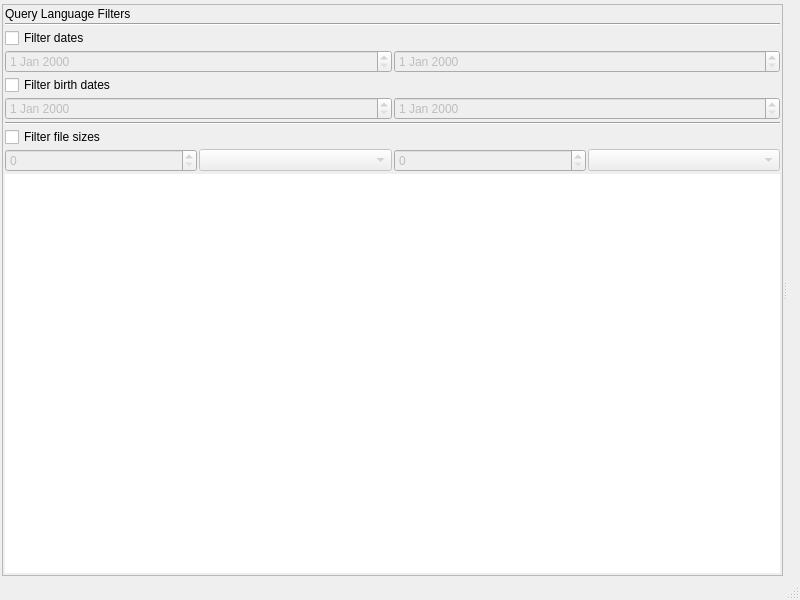
<?xml version="1.0" encoding="UTF-8"?>
<ui version="4.0">
 <class>RclMainBase</class>
 <widget class="QMainWindow" name="RclMainBase">
  <property name="geometry">
   <rect>
    <x>0</x>
    <y>0</y>
    <width>800</width>
    <height>600</height>
   </rect>
  </property>
  <property name="sizePolicy">
   <sizepolicy hsizetype="Preferred" vsizetype="Minimum">
    <horstretch>0</horstretch>
    <verstretch>0</verstretch>
   </sizepolicy>
  </property>
  <property name="windowTitle">
   <string>Recoll</string>
  </property>
  <widget class="QWidget" name="centralwidget">
   <layout class="QGridLayout" name="gridLayout">
    <item row="0" column="0">
     <layout class="QVBoxLayout" name="verticalLayout">
      <item>
       <widget class="SSearch" name="sSearch" native="true">
        <property name="sizePolicy">
         <sizepolicy hsizetype="Expanding" vsizetype="Fixed">
          <horstretch>0</horstretch>
          <verstretch>0</verstretch>
         </sizepolicy>
        </property>
       </widget>
      </item>
      <item>
       <widget class="QSplitter" name="sideFiltersSPLT">
        <property name="orientation">
         <enum>Qt::Horizontal</enum>
        </property>
        <widget class="QFrame" name="frame">
         <property name="frameShape">
          <enum>QFrame::StyledPanel</enum>
         </property>
         <layout class="QVBoxLayout" name="verticalLayoutsidefilt">
          <item>
           <widget class="QLabel" name="sideFilterLBL">
            <property name="text">
             <string>Query Language Filters</string>
            </property>
           </widget>
          </item>
          <item>
           <widget class="Line" name="line2">
            <property name="orientation">
             <enum>Qt::Horizontal</enum>
            </property>
           </widget>
          </item>
          <item>
           <widget class="QCheckBox" name="dateFilterCB">
            <property name="text">
             <string>Filter dates</string>
            </property>
            <property name="checked">
             <bool>false</bool>
            </property>
           </widget>
          </item>
          <item>
           <layout class="QHBoxLayout" name="hLayoutDatesFilter">
            <item>
             <widget class="QDateEdit" name="minDateFilterDTEDT">
              <property name="enabled">
               <bool>false</bool>
              </property>
             </widget>
            </item>
            <item>
             <widget class="QDateEdit" name="maxDateFilterDTEDT">
              <property name="enabled">
               <bool>false</bool>
              </property>
             </widget>
            </item>
           </layout>
          </item>
          <item>
           <widget class="QCheckBox" name="birthDateFilterCB">
            <property name="text">
             <string>Filter birth dates</string>
            </property>
            <property name="checked">
             <bool>false</bool>
            </property>
           </widget>
          </item>
          <item>
           <layout class="QHBoxLayout" name="hLayoutDatesFilter_2">
            <item>
             <widget class="QDateEdit" name="minBirthDateFilterDTEDT">
              <property name="enabled">
               <bool>false</bool>
              </property>
             </widget>
            </item>
            <item>
             <widget class="QDateEdit" name="maxBirthDateFilterDTEDT">
              <property name="enabled">
               <bool>false</bool>
              </property>
             </widget>
            </item>
           </layout>
          </item>
          <item>
           <widget class="Line" name="line3">
            <property name="orientation">
             <enum>Qt::Horizontal</enum>
            </property>
           </widget>
          </item>
          <item>
           <widget class="QCheckBox" name="sizeFilterCB">
            <property name="text">
             <string>Filter file sizes</string>
            </property>
            <property name="checked">
             <bool>false</bool>
            </property>
           </widget>
          </item>
          <item>
           <layout class="QHBoxLayout" name="hLayoutSizesFilter">
            <item>
             <widget class="QSpinBox" name="minSizeFilterSB">
              <property name="enabled">
               <bool>false</bool>
              </property>
              <property name="toolTip">
               <string>Minimum size (leave at 0 to disable)</string>
              </property>
              <property name="maximum">
               <number>99999</number>
              </property>
             </widget>
            </item>
            <item>
             <widget class="QComboBox" name="minSizeFilterCMB">
              <property name="enabled">
               <bool>false</bool>
              </property>
             </widget>
            </item>
            <item>
             <widget class="QSpinBox" name="maxSizeFilterSB">
              <property name="enabled">
               <bool>false</bool>
              </property>
              <property name="toolTip">
               <string>Maximum size (leave at 0 to disable)</string>
              </property>
              <property name="maximum">
               <number>99999</number>
              </property>
             </widget>
            </item>
            <item>
             <widget class="QComboBox" name="maxSizeFilterCMB">
              <property name="enabled">
               <bool>false</bool>
              </property>
             </widget>
            </item>
           </layout>
          </item>
          <item>
           <widget class="QTreeView" name="idxTreeView">
            <property name="frameShape">
             <enum>QFrame::NoFrame</enum>
            </property>
           </widget>
          </item>
         </layout>
        </widget>
        <widget class="QWidget" name="resultsLayoutWidget">
         <layout class="QHBoxLayout" name="resultsHLayout">
          <item>
           <widget class="ResList" name="reslist" native="true">
            <property name="sizePolicy">
             <sizepolicy hsizetype="Preferred" vsizetype="Preferred">
              <horstretch>2</horstretch>
              <verstretch>0</verstretch>
             </sizepolicy>
            </property>
           </widget>
          </item>
         </layout>
        </widget>
       </widget>
      </item>
     </layout>
    </item>
   </layout>
  </widget>
  <widget class="QStatusBar" name="statusbar"/>
  <widget class="QMenuBar" name="MenuBar">
   <property name="geometry">
    <rect>
     <x>0</x>
     <y>0</y>
     <width>800</width>
     <height>23</height>
    </rect>
   </property>
   <addaction name="separator"/>
  </widget>
  <action name="fileExitAction">
   <property name="text">
    <string>E&amp;xit</string>
   </property>
   <property name="shortcut">
    <string>Ctrl+Q</string>
   </property>
   <property name="name" stdset="0">
    <cstring>fileExitAction</cstring>
   </property>
  </action>
  <action name="fileToggleIndexingAction">
   <property name="text">
    <string>Update &amp;index</string>
   </property>
   <property name="name" stdset="0">
    <cstring>fileToggleIndexingAction</cstring>
   </property>
  </action>
  <action name="fileBumpIndexingAction">
   <property name="enabled">
    <bool>false</bool>
   </property>
   <property name="text">
    <string>Trigger incremental pass</string>
   </property>
   <property name="name" stdset="0">
    <cstring>fileBumpIndexingAction</cstring>
   </property>
  </action>
  <action name="fileStartMonitorAction">
   <property name="enabled">
    <bool>true</bool>
   </property>
   <property name="text">
    <string>Start real time indexer</string>
   </property>
   <property name="name" stdset="0">
    <cstring>fileStartMonitorAction</cstring>
   </property>
  </action>
  <action name="fileRebuildIndexAction">
   <property name="text">
    <string>&amp;Rebuild index</string>
   </property>
   <property name="name" stdset="0">
    <cstring>fileRebuildIndexAction</cstring>
   </property>
  </action>
  <action name="fileEraseDocHistoryAction">
   <property name="text">
    <string>&amp;Erase document history</string>
   </property>
   <property name="name" stdset="0">
    <cstring>fileEraseDocHistoryAction</cstring>
   </property>
  </action>
  <action name="fileEraseSearchHistoryAction">
   <property name="text">
    <string>&amp;Erase search history</string>
   </property>
   <property name="name" stdset="0">
    <cstring>fileEraseSearchHistoryAction</cstring>
   </property>
  </action>
  <action name="fileExportSSearchHistoryAction">
   <property name="text">
    <string>E&amp;xport simple search history</string>
   </property>
   <property name="name" stdset="0">
    <cstring>fileExportSSearchHistoryAction</cstring>
   </property>
  </action>
  <action name="showMissingHelpers_Action">
   <property name="text">
    <string>Missing &amp;helpers</string>
   </property>
   <property name="name" stdset="0">
    <cstring>showMissingHelpers_Action</cstring>
   </property>
  </action>
  <action name="showActiveTypes_Action">
   <property name="text">
    <string>Indexed &amp;MIME types</string>
   </property>
   <property name="name" stdset="0">
    <cstring>showActiveTypes_Action</cstring>
   </property>
  </action>
  <action name="helpAbout_RecollAction">
   <property name="text">
    <string>&amp;About Recoll</string>
   </property>
   <property name="name" stdset="0">
    <cstring>helpAbout_RecollAction</cstring>
   </property>
  </action>
  <action name="checkWinVersion_Action">
   <property name="text">
    <string>Check Recoll Web site for current Windows version</string>
   </property>
   <property name="name" stdset="0">
    <cstring>checkWinVersion_Action</cstring>
   </property>
  </action>
  <action name="userManualAction">
   <property name="text">
    <string>&amp;User manual (local, one HTML page)</string>
   </property>
   <property name="name" stdset="0">
    <cstring>userManualAction</cstring>
   </property>
  </action>
  <action name="onlineManualAction">
   <property name="text">
    <string>&amp;Online manual (Recoll Web site)</string>
   </property>
   <property name="name" stdset="0">
    <cstring>onlineManualAction</cstring>
   </property>
  </action>
  <action name="qlCheatSheetAction">
   <property name="text">
    <string>Query Language cheat sheet</string>
   </property>
   <property name="name" stdset="0">
    <cstring>qlCheatSheetAction</cstring>
   </property>
  </action>
  <action name="toolsDoc_HistoryAction">
   <property name="icon">
    <iconset resource="recoll.qrc">
     <normaloff>:/images/history.png</normaloff>:/images/history.png</iconset>
   </property>
   <property name="text">
    <string>Document &amp;History</string>
   </property>
   <property name="toolTip">
    <string>Document  History</string>
   </property>
   <property name="name" stdset="0">
    <cstring>toolsDoc_HistoryAction</cstring>
   </property>
  </action>
  <action name="toolsAdvanced_SearchAction">
   <property name="icon">
    <iconset resource="recoll.qrc">
     <normaloff>:/images/asearch.png</normaloff>:/images/asearch.png</iconset>
   </property>
   <property name="text">
    <string>&amp;Advanced Search</string>
   </property>
   <property name="toolTip">
    <string>Assisted complex search</string>
   </property>
   <property name="name" stdset="0">
    <cstring>toolsAdvanced_SearchAction</cstring>
   </property>
  </action>
  <action name="toolsSort_parametersAction">
   <property name="text">
    <string>&amp;Sort parameters</string>
   </property>
   <property name="toolTip">
    <string>Sort parameters</string>
   </property>
   <property name="name" stdset="0">
    <cstring>toolsSort_parametersAction</cstring>
   </property>
  </action>
  <action name="toolsSpellAction">
   <property name="icon">
    <iconset resource="recoll.qrc">
     <normaloff>:/images/spell.png</normaloff>:/images/spell.png</iconset>
   </property>
   <property name="text">
    <string>Term &amp;explorer</string>
   </property>
   <property name="toolTip">
    <string>Term explorer tool</string>
   </property>
   <property name="name" stdset="0">
    <cstring>toolsSpellAction</cstring>
   </property>
  </action>
  <action name="nextPageAction">
   <property name="enabled">
    <bool>false</bool>
   </property>
   <property name="icon">
    <iconset resource="recoll.qrc">
     <normaloff>:/images/nextpage.png</normaloff>:/images/nextpage.png</iconset>
   </property>
   <property name="iconText">
    <string>Next page</string>
   </property>
   <property name="toolTip">
    <string>Next page of results</string>
   </property>
   <property name="shortcut">
    <string>PgDown</string>
   </property>
   <property name="name" stdset="0">
    <cstring>nextPageAction</cstring>
   </property>
  </action>
  <action name="firstPageAction">
   <property name="enabled">
    <bool>false</bool>
   </property>
   <property name="icon">
    <iconset resource="recoll.qrc">
     <normaloff>:/images/firstpage.png</normaloff>:/images/firstpage.png</iconset>
   </property>
   <property name="iconText">
    <string>First page</string>
   </property>
   <property name="toolTip">
    <string>Go to first page of results</string>
   </property>
   <property name="shortcut">
    <string>Shift+PgUp</string>
   </property>
   <property name="name" stdset="0">
    <cstring>firstPageAction</cstring>
   </property>
  </action>
  <action name="prevPageAction">
   <property name="enabled">
    <bool>false</bool>
   </property>
   <property name="icon">
    <iconset resource="recoll.qrc">
     <normaloff>:/images/prevpage.png</normaloff>:/images/prevpage.png</iconset>
   </property>
   <property name="iconText">
    <string>Previous page</string>
   </property>
   <property name="toolTip">
    <string>Previous page of results</string>
   </property>
   <property name="shortcut">
    <string>PgUp</string>
   </property>
   <property name="name" stdset="0">
    <cstring>prevPageAction</cstring>
   </property>
  </action>
  <action name="indexConfigAction">
   <property name="text">
    <string>&amp;Index configuration</string>
   </property>
   <property name="name" stdset="0">
    <cstring>indexConfigAction</cstring>
   </property>
  </action>
  <action name="pTransAction">
   <property name="text">
    <string>Path translations</string>
   </property>
   <property name="name" stdset="0">
    <cstring>pTransAction</cstring>
   </property>
  </action>
  <action name="indexScheduleAction">
   <property name="text">
    <string>Indexing &amp;schedule</string>
   </property>
   <property name="name" stdset="0">
    <cstring>indexScheduleAction</cstring>
   </property>
  </action>
  <action name="queryPrefsAction">
   <property name="text">
    <string>&amp;GUI configuration</string>
   </property>
   <property name="name" stdset="0">
    <cstring>queryPrefsAction</cstring>
   </property>
  </action>
  <action name="extIdxAction">
   <property name="text">
    <string>E&amp;xternal index dialog</string>
   </property>
   <property name="iconText">
    <string>External index dialog</string>
   </property>
   <property name="name" stdset="0">
    <cstring>extIdxAction</cstring>
   </property>
  </action>
  <action name="enbSynAction">
   <property name="checkable">
    <bool>true</bool>
   </property>
   <property name="text">
    <string>Enable synonyms</string>
   </property>
   <property name="iconText">
    <string>Enable synonyms</string>
   </property>
   <property name="name" stdset="0">
    <cstring>enbSynAction</cstring>
   </property>
  </action>
  <action name="toggleFullScreenAction">
   <property name="text">
    <string>&amp;Full Screen</string>
   </property>
   <property name="iconText">
    <string>Full Screen</string>
   </property>
   <property name="shortcut">
    <string>F11</string>
   </property>
   <property name="name" stdset="0">
    <cstring>toggleFullScreenAction</cstring>
   </property>
  </action>
  <action name="zoomInAction">
   <property name="text">
    <string>Increase results text font size</string>
   </property>
   <property name="iconText">
    <string>Increase Font Size</string>
   </property>
   <property name="name" stdset="0">
    <cstring>zoomInAction</cstring>
   </property>
  </action>
  <action name="zoomOutAction">
   <property name="text">
    <string>Decrease results text font size</string>
   </property>
   <property name="iconText">
    <string>Decrease Font Size</string>
   </property>
   <property name="name" stdset="0">
    <cstring>zoomOutAction</cstring>
   </property>
  </action>
  <action name="actionSortByDateAsc">
   <property name="checkable">
    <bool>true</bool>
   </property>
   <property name="enabled">
    <bool>false</bool>
   </property>
   <property name="icon">
    <iconset resource="recoll.qrc">
     <normaloff>:/images/up.png</normaloff>:/images/up.png</iconset>
   </property>
   <property name="text">
    <string>Sort by date, oldest first</string>
   </property>
   <property name="toolTip">
    <string>Sort by dates from oldest to newest</string>
   </property>
  </action>
  <action name="actionSortByDateDesc">
   <property name="checkable">
    <bool>true</bool>
   </property>
   <property name="enabled">
    <bool>false</bool>
   </property>
   <property name="icon">
    <iconset resource="recoll.qrc">
     <normaloff>:/images/down.png</normaloff>:/images/down.png</iconset>
   </property>
   <property name="text">
    <string>Sort by date, newest first</string>
   </property>
   <property name="toolTip">
    <string>Sort by dates from newest to oldest</string>
   </property>
  </action>
  <action name="actionShowQueryDetails">
   <property name="text">
    <string>Show Query Details</string>
   </property>
  </action>
  <action name="actionShowResultsAsTable">
   <property name="checkable">
    <bool>true</bool>
   </property>
   <property name="icon">
    <iconset resource="recoll.qrc">
     <normaloff>:/images/table.png</normaloff>:/images/table.png</iconset>
   </property>
   <property name="text">
    <string>Show as table</string>
   </property>
   <property name="toolTip">
    <string>Show results in a spreadsheet-like table</string>
   </property>
  </action>
  <action name="actionSaveResultsAsCSV">
   <property name="text">
    <string>Save as CSV (spreadsheet) file</string>
   </property>
   <property name="toolTip">
    <string>Saves the result into a file which you can load in a spreadsheet</string>
   </property>
  </action>
  <action name="actionNext_Page">
   <property name="text">
    <string>Next Page</string>
   </property>
  </action>
  <action name="actionPrevious_Page">
   <property name="text">
    <string>Previous Page</string>
   </property>
  </action>
  <action name="actionFirst_Page">
   <property name="text">
    <string>First Page</string>
   </property>
  </action>
  <action name="actionQuery_Fragments">
   <property name="icon">
    <iconset resource="recoll.qrc">
     <normaloff>:/images/code-block.png</normaloff>:/images/code-block.png</iconset>
   </property>
   <property name="text">
    <string>Query Fragments</string>
   </property>
  </action>
  <action name="fileRetryFailedAction">
   <property name="checkable">
    <bool>true</bool>
   </property>
   <property name="text">
    <string>    With failed files retrying</string>
   </property>
   <property name="toolTip">
    <string>Next update will retry previously failed files</string>
   </property>
   <property name="name" stdset="0">
    <cstring>fileToggleIndexingAction</cstring>
   </property>
  </action>
  <action name="actionSave_last_query">
   <property name="text">
    <string>Save last query</string>
   </property>
  </action>
  <action name="actionLoad_saved_query">
   <property name="text">
    <string>Load saved query</string>
   </property>
  </action>
  <action name="actionSpecial_Indexing">
   <property name="text">
    <string>Special Indexing</string>
   </property>
   <property name="toolTip">
    <string>Indexing with special options</string>
   </property>
  </action>
  <action name="actionSwitch_Config">
   <property name="text">
    <string>Switch Configuration...</string>
   </property>
   <property name="toolTip">
    <string>Choose another configuration to run on, replacing this process</string>
   </property>
  </action>
  <action name="actionShow_index_statistics">
   <property name="text">
    <string>Index &amp;statistics</string>
   </property>
  </action>
  <action name="actionWebcache_Editor">
   <property name="text">
    <string>Webcache Editor</string>
   </property>
  </action>
 </widget>
 <layoutdefault spacing="2" margin="2"/>
 <customwidgets>
  <customwidget>
   <class>SSearch</class>
   <extends>QWidget</extends>
   <header>ssearch_w.h</header>
  </customwidget>
  <customwidget>
   <class>ResList</class>
   <extends>QWidget</extends>
   <header>reslist.h</header>
  </customwidget>
 </customwidgets>
 <includes>
  <include location="local">ssearch_w.h</include>
  <include location="local">reslist.h</include>
 </includes>
 <resources>
  <include location="recoll.qrc"/>
 </resources>
 <connections/>
</ui>
